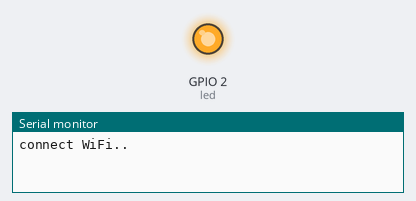
A sketch run on a simulated ESP8266 (NodeMCU). Parts: output pins drawn as LEDs (lit = HIGH), the last lines printed to the serial monitor. WiFi joins after 1.5 s; servers stay silent unless stated; uploads are accepted with an empty reply.

Above: at 0.1 s.
At 1.6 s:
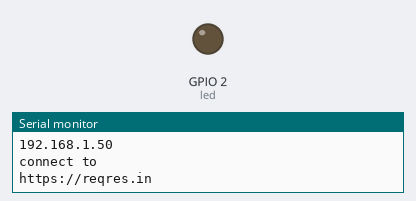
Timing chart, 0 to 3.1 s (numbered marks = the images above):
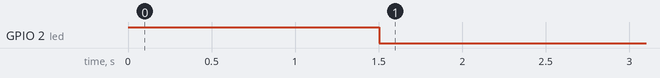

The sketch:

http_request.ino
```cpp
#include<ESP8266WiFi.h>
#include<WiFiClientSecure.h>

const int led = 2;
const char* ssid = "ZIROOM-5C";
const char* password = "4001001111";
const char* host = "https://reqres.in";
const int port = 80;
const char* api = "/api/users?page=1";
bool loopFlag = 1;

void setup() {
  // 连接WiFi
  Serial.begin(115200);
  pinMode(led, OUTPUT);
  digitalWrite(led, HIGH);
  Serial.println("connect WiFi..");
  WiFi.begin(ssid, password);
  while (WiFi.status() != WL_CONNECTED) {
    delay(500);
    Serial.println("connecting...");
  }
  digitalWrite(led, LOW);
  Serial.println("ip address: ");
  Serial.println(WiFi.localIP());
}

void loop() {
  // 只发送一次请求
  if (loopFlag) {
    loopFlag = 0;

    Serial.println("connect to ");
    Serial.println(host);

    WiFiClient client;

    if (!client.connect(host, port)) {
      Serial.println("connect failed.");
      return;
    }

    delay(100);

    String postRequest = (String)("GET ") + api + "/ HTTP/1.1\r\n" +
                         "Content-Type: text/html;charset=utf-8\r\n" +
                         "Host: " + host + "\r\n" +
                         "User-Agent: BuildFailureDetectorESP8266\r\n" +
                         "Connection: Keep Alive\r\n\r\n";
    Serial.println(postRequest);
    client.print(postRequest);

    String line = client.readStringUntil('\r');
    while (line.length() != 0) {
      Serial.println(line);
      line = client.readStringUntil('\r');
    }
    Serial.println(line);
    client.stop();
    delay(3000);
    Serial.println("request finished.");
  }
}
```
